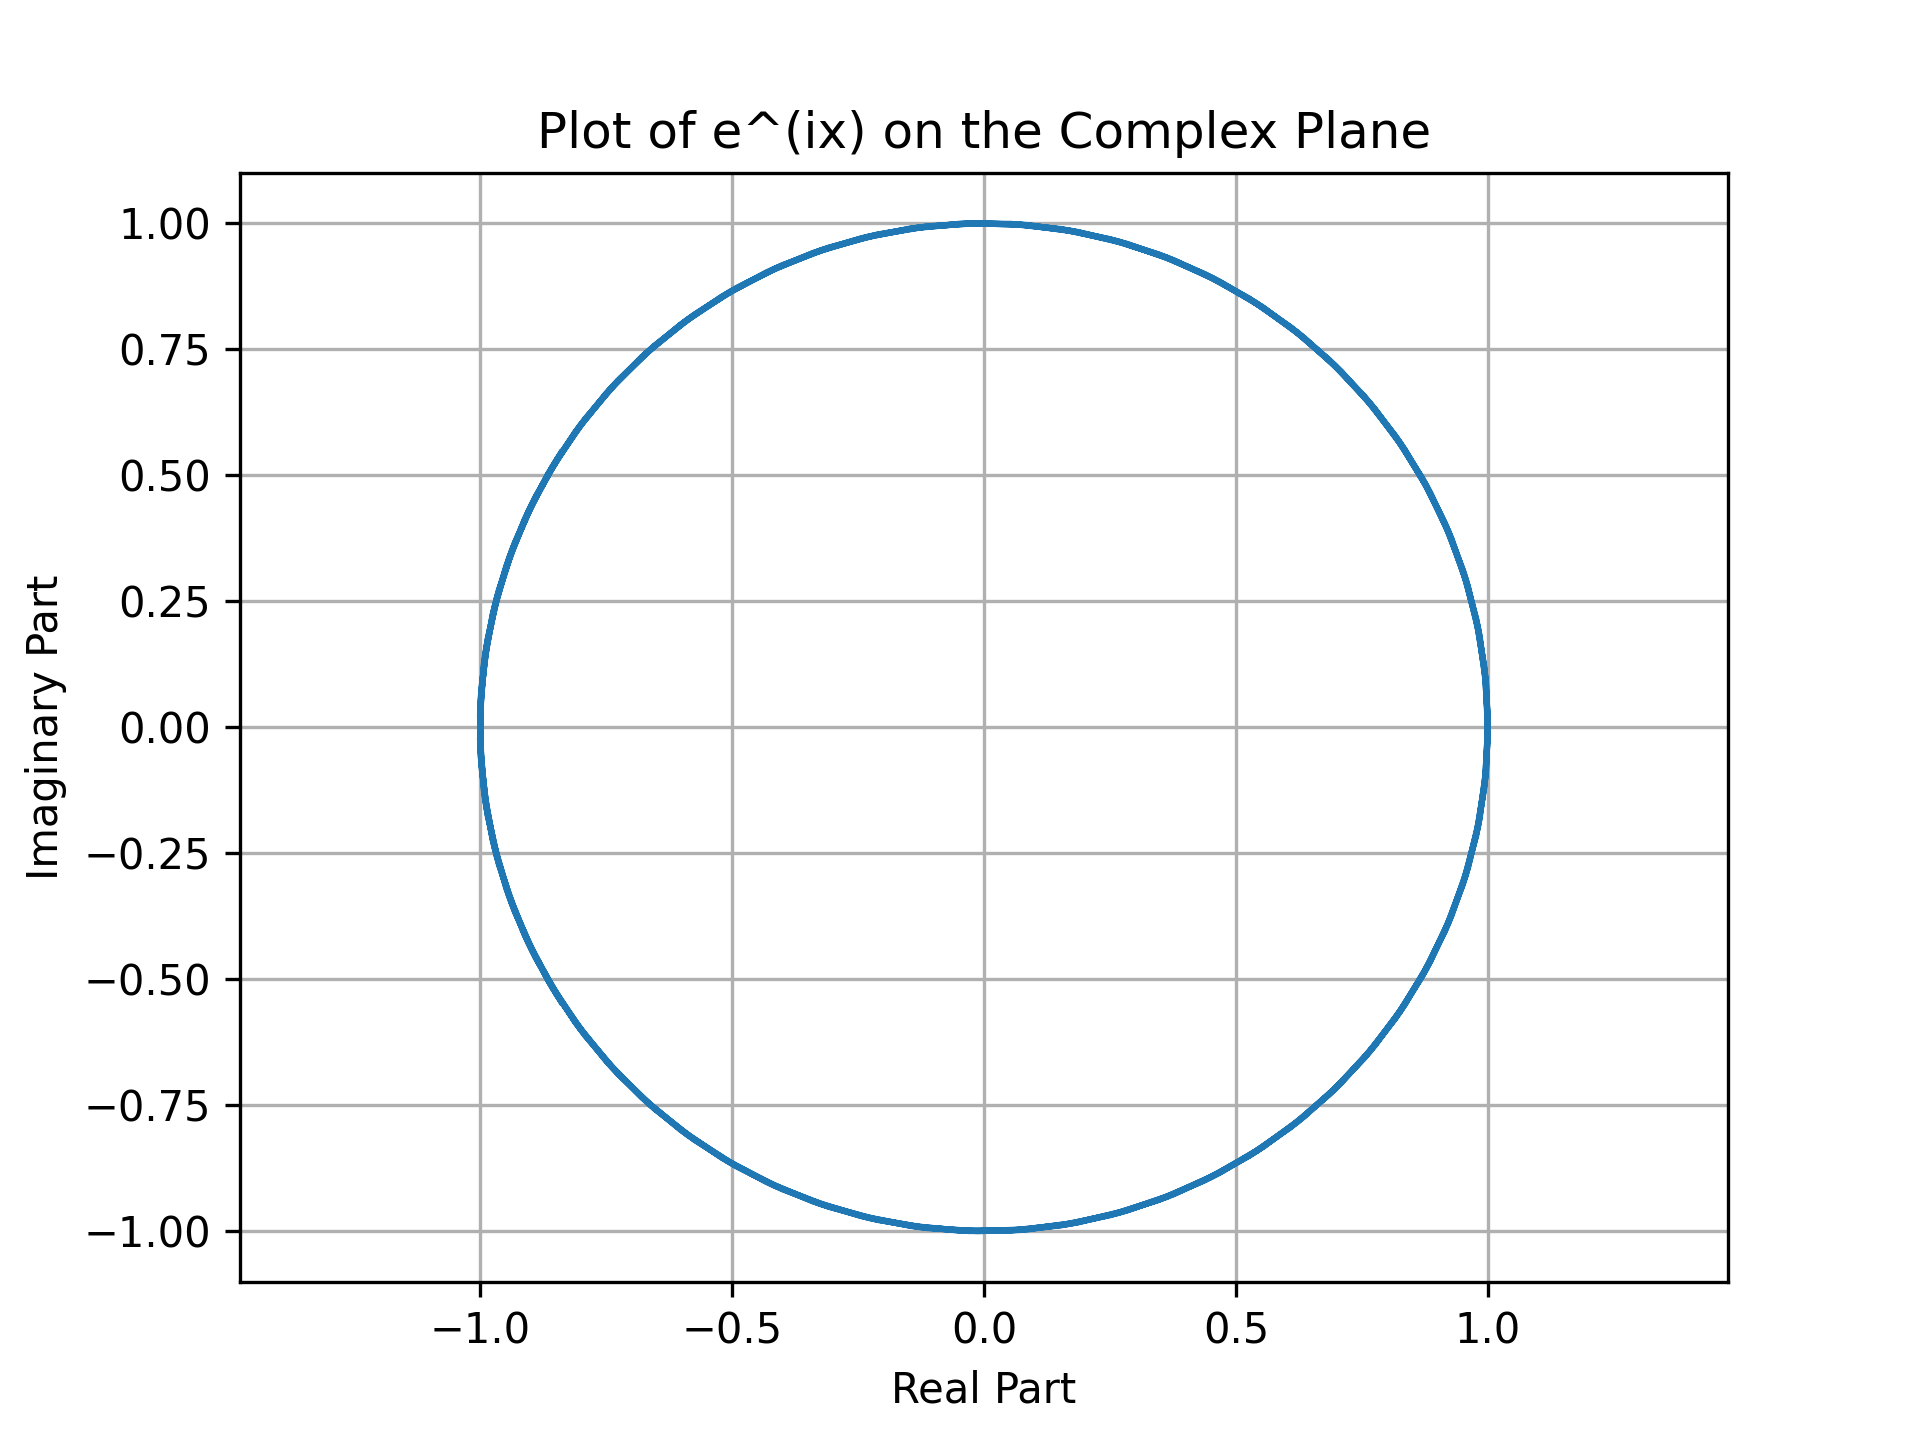

This figure's Python source:
'''
Plot the values of exp(iz) where z ranges from -10 to 10 (real axis), 
using cmath.exp() and any plotting library.
'''

import cmath as c
import matplotlib.pyplot as plt


real_values = [x * 0.1 for x in range(-100, 101)]  # steps of 0.1
results = [c.exp(1j * x) for x in real_values]

x_vals = [z.real for z in results]
y_vals = [z.imag for z in results]


plt.plot(x_vals, y_vals)
plt.title("Plot of e^(ix) on the Complex Plane")
plt.xlabel("Real Part")
plt.ylabel("Imaginary Part")
plt.grid(True)
plt.axis("equal") 
plt.show()
plt.savefig("Q5ans.png", dpi=300)